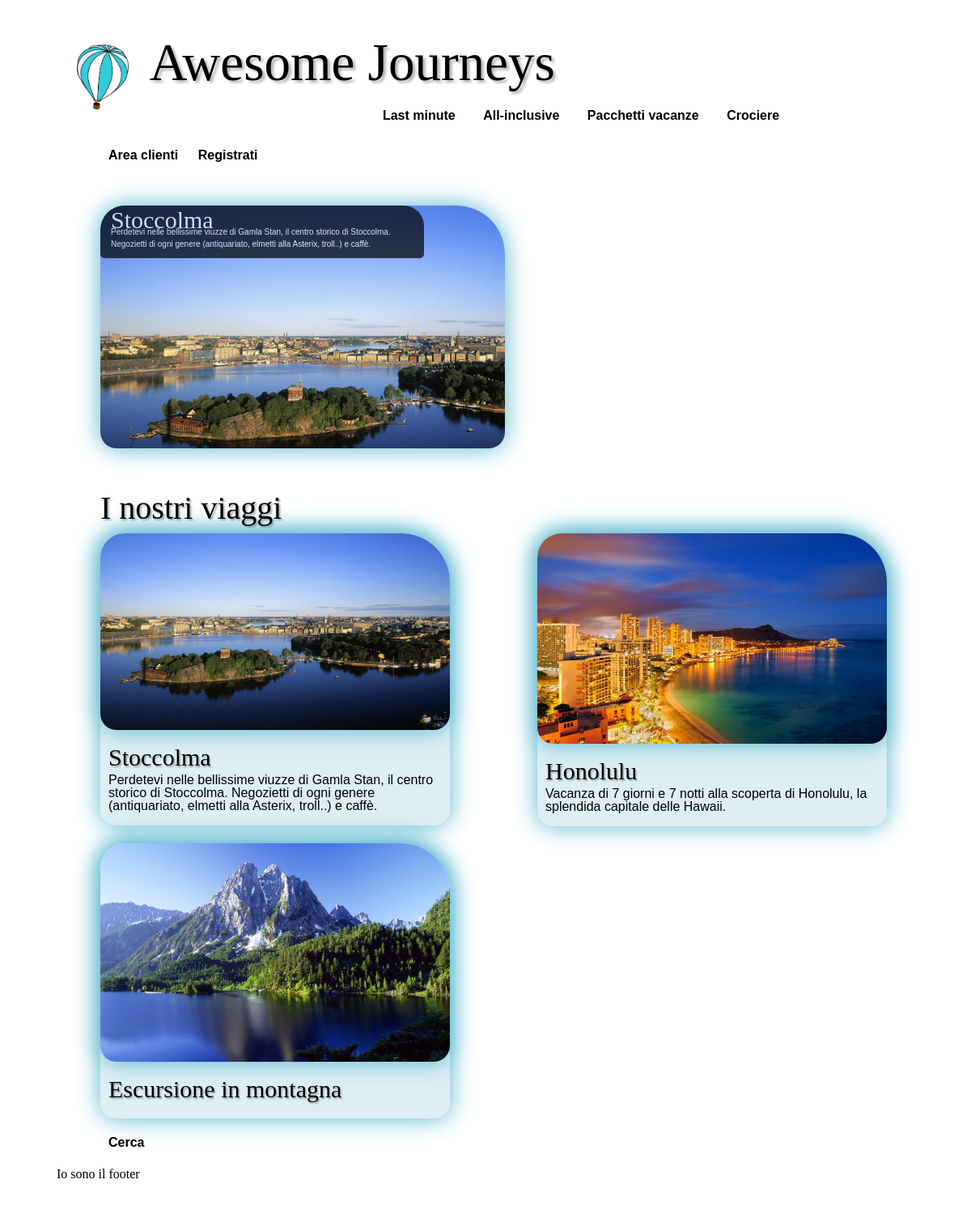
Page /AwesomeJourneys/index.php on the committed database.
### tables this page shows
CREATE TABLE IF NOT EXISTS `journey` (
  `id_journey` int(11) NOT NULL AUTO_INCREMENT,
  `start_date` date NOT NULL,
  `end_date` date NOT NULL,
  `itinerary` int(11) NOT NULL,
  `creator` varchar(30) NOT NULL,
  `published` tinyint(1) NOT NULL DEFAULT '0',
  `publish_date` date DEFAULT NULL,
  PRIMARY KEY (`id_journey`),
  KEY `itinerary` (`itinerary`),
  KEY `creator` (`creator`),
  KEY `creator_2` (`creator`)
);

CREATE TABLE IF NOT EXISTS `itinerary` (
  `ID` int(11) NOT NULL AUTO_INCREMENT,
  `name` varchar(50) DEFAULT NULL,
  `description` text,
  `photo` varchar(255) DEFAULT NULL,
  `itinerary_creator` varchar(30) NOT NULL,
  `state` int(11) NOT NULL,
  `published` tinyint(1) NOT NULL DEFAULT '0',
  `start_location` varchar(100) NOT NULL,
  `end_location` varchar(100) DEFAULT NULL,
  PRIMARY KEY (`ID`),
  KEY `itinerary_creator` (`itinerary_creator`)
);

### AwesomeJourneys/controller/SearchController.php (called while the page is built, shortened)
<?php
include_once 'model/Journey/JourneySearchResult.php';
class SearchController {
    public function searchJourneys($query = NULL){
        $searchResult = new JourneySearchResult();
        $searchResult->search($query);
        return $searchResult;
    }
}
?>

### AwesomeJourneys/model/connection.php (called while the page is built, shortened)
<?php
class Connection {
    private $link;
    function __construct(){
        $this->link = @mysql_connect(HOST, UTENTE, PASS) or die('Errore nella connessione: ' . mysql_error());
    }
    public function execute_query($query){
        if($this->link){
            $tabella = @mysql_query($query) or die(@mysql_error());
            if($tabella){
                $risultato = NULL;
                while($row = @mysql_fetch_object($tabella)){
                    $risultato[] = $row;
                }
                return $risultato;
            }
            return FALSE;
        }
    }
}
?>

### AwesomeJourneys/model/Journey/JourneySearchResult.php (called while the page is built, shortened)
<?php
include_once 'model/connection.php';
include_once 'model/Journey/JourneyConcreteAggregator.php';
include_once 'model/Journey/JourneyConcreteIterator.php';
include_once 'model/Journey/Journey.php';
include_once 'model/Itinerary/CompleteItinerary.php';
class JourneySearchResult {
    private $aggregator;
    private $iterator;
    public function __construct() {
        $this->aggregator = new JourneyConcreteAggregator();
    }
    public function search($query = NULL){
        $c = new Connection();
        if($query == NULL){
            $query = "SELECT * "
                    . "FROM journey INNER JOIN itinerary ON journey.itinerary = itinerary.ID "
                    . "WHERE journey.published=1 "
                    . "ORDER BY start_date;";
        }
        if($c){
            $table = $c->execute_query($query);
            if($table){
                foreach($table as $j){
                    $itinerary = new CompleteItinerary($j->itinerary_creator, $j->name, $j->description, $j->start_location, $j->itinerary);
                    $itinerary->setEndLocation($j->end_location);
                    $itinerary->setPhoto($j->photo);
                    if($j->published == 1){
                        $this->aggregator->add(new PublishedJourney($j->id_journey, $itinerary, $j->start_date, $j->end_date, $j->creator, $j->publish_date));
                    }
                    else{
                        $this->aggregator->add (new Journey($j->id_journey, $itinerary, $j->start_date, $j->end_date, $j->creator));
                    }
                }
            }
        }
        $this->iterator = $this->aggregator->getIterator();
    }
    public function fetchObject() {
        if ($this->iterator->hasNext())
            return $this->iterator->next();
        else
            return NULL;
    }
    public function replay(){
        $this->iterator->replay();
    }
}
?>

### AwesomeJourneys/model/Journey/JourneyConcreteAggregator.php (called while the page is built, shortened)
<?php
class JourneyConcreteAggregator implements JourneyAggregator{
    private $list;
    public function getIterator() {
        return new JourneyConcreteIterator($this->list);
    }
    public function add(Journey $object) {
        $this->list[$object->getId()] = $object;
    }
}
?>

### AwesomeJourneys/model/Journey/JourneyConcreteIterator.php (called while the page is built, shortened)
<?php
class JourneyConcreteIterator implements JourneyIterator {
    private $list;
    private $current;
    public function __construct($list) {
        $this->list = &$list;
        $this->current = -1;
    }
    public function next() {
        $this->current++;
        return array_values($this->list)[$this->current];
    }
    public function hasNext() {
        if($this->list)
            return ($this->current+1) < count($this->list, COUNT_NORMAL);
        else return false;
    }
    public function replay(){
        $this->current = -1;
    }
}
?>

### AwesomeJourneys/model/Journey/Journey.php (called while the page is built, shortened)
<?php
include_once 'model/Itinerary/ItineraryState.php';
class Journey {
    public $id;
    public $itinerary;
    public function __construct($id, CompleteItinerary $itinerary, $start_date, $end_date, $creator) {
        $this->id = $id;
        $this->itinerary = $itinerary;
    }
    public function getId(){
        return $this->id;
    }
    public function getItinerary(){
        return $this->itinerary;
    }
}
?>

### AwesomeJourneys/model/Itinerary/ItineraryState.php (called while the page is built, shortened)
<?php
include_once 'model/connection.php';
abstract class ItineraryState{
    protected $name;
    protected $description;
    protected $photo;
    public function getName() { return $this->name; }
    public function getDescription() { return $this->description; }
    public function getPhoto() { return $this->photo; }
    public function setPhoto($photo) { $this->photo = $photo; }
}

### AwesomeJourneys/model/Itinerary/CompleteItinerary.php (called while the page is built, shortened)
<?php
include_once 'model/Enumerations/ItineraryState.php';
include_once 'ItineraryState.php';
class CompleteItinerary extends ItineraryState{
    function __construct($creator, $name, $description, $location, $id = NULL) {
        $this->name = $name;
        $this->description = $description;
    }
}

### AwesomeJourneys/view/home.php (the view, shortened to what this page needs)
<?php include_once 'partials/_login.php'; ?>
<div id="s3slider">
    <ul id="s3sliderContent">
        <?php
            while($journey = $this->model->fetchObject()){
                $itinerary = $journey->getItinerary();
                echo "<li class='s3sliderImage'>
                        <img src='images/journeys/".$itinerary->getPhoto()."'>
                        <span>
                          <h3>".$itinerary->getName()."</h3>
                          <p>".$itinerary->getDescription()."</p>
                        </span>
                      </li>";
            }
        ?>
    </ul>
</div>
<div id="our_journeys"><h2>I nostri viaggi</h2></div>
<?php
$this->model->replay();
while($journey = $this->model->fetchObject()){
    $itinerary = $journey->getItinerary();
    echo "<div class='viaggio grid'>
            <img src='images/journeys/".$itinerary->getPhoto()."'>
            <span>
                <h3><a href='index.php?op=selectJourney&id=".$journey->getId()."' >".$itinerary->getName()."</a></h3>
                <p>".$itinerary->getDescription()."</p>
            </span>
          </div>";
}
?>
<div id="search_link"><a href="index.php?op=openSearch" >Cerca</a></div>

### AwesomeJourneys/index.php (shortened to what this page needs)
<!DOCTYPE html>
<html>
    <head>
        <link rel="stylesheet" type="text/css" href="css/themes/start/jquery-ui-1.10.3.css" />
        <link rel="stylesheet" type="text/css" href="css/style_layout.css" />
    </head>
    <body>
        <div id='container'>
            <?php include_once 'view/partials/_header.php' ?>
            <div id='content-wrapper'>
            <?php
            include_once 'controller/NavigationController.php';
            $navController = new NavigationController();
            $navController->invoke();
            ?>
            </div>
            <?php include_once 'view/partials/_footer.php' ?>
        </div>
    </body>
</html>

### AwesomeJourneys/view/partials/_header.php (shortened to what this page needs)
<header>
    <div>
        <span style="float: left; margin: 5px;">
            <img src="css/baloon.png" alt="baloon" style="max-height: 80px; max-width: 80px;">
        </span>
        <span style="float: left; line-height: 80px;">
            <h1><a href="index.php">Awesome Journeys</a></h1>
        </span>
    </div>
    <div id='menu'>
        <ul>
            <li><a href="#">Last minute</a></li>
            <li><a href="#">All-inclusive</a></li>
            <li><a href="#">Pacchetti vacanze</a></li>
            <li><a href="#">Crociere</a></li>
        </ul>
    </div>
</header>

### AwesomeJourneys/controller/NavigationController.php (shortened to what this page needs)
<?php
include_once 'SearchController.php';
class NavigationController {
    public function invoke(){
        if(isset($_GET['op']))
            $this->gestioneGET();
        else if(isset($_POST['op']))
            $this->gestionePOST();
        else
            $this->home();
    }
    private function home(){
        $c = new SearchController();
        $this->model = $c->searchJourneys();
        require_once("view/home.php");
    }
}
?>

### AwesomeJourneys/view/partials/_login.php
<?php
    if(isset($user)){
        echo "<div id='div_login'>"
             . "<p>".$user->getRole()." profile  <a href='index.php?op=logout'>Logout</a></p>"
           . "</div>";
    }
    else{
        echo "<div id='div_login'>"
             . "<p><a href='index.php?op=openLogin'>Area clienti</a>  <a href='index.php?op=openRegister'>Registrati</a></p>"
           . "</div>";
    }
?>

### AwesomeJourneys/view/partials/_footer.php (shortened to what this page needs)
<footer>
    <p>Io sono il footer</p>
</footer>

### rows in the picture
journey: itinerary.photo (picture), itinerary.name "Stoccolma", itinerary.description "Perdetevi nelle bellissime viuzze di Gamla Stan, il centro storico di Stoccolma. Negozietti di ogni genere (antiquariato, elmetti alla Asterix, troll..) e caffè."
journey: itinerary.photo (picture), itinerary.name "Honolulu", itinerary.description "Vacanza di 7 giorni e 7 notti alla scoperta di Honolulu, la splendida capitale delle Hawaii."
journey: itinerary.photo (picture), itinerary.name "Escursione in montagna"
